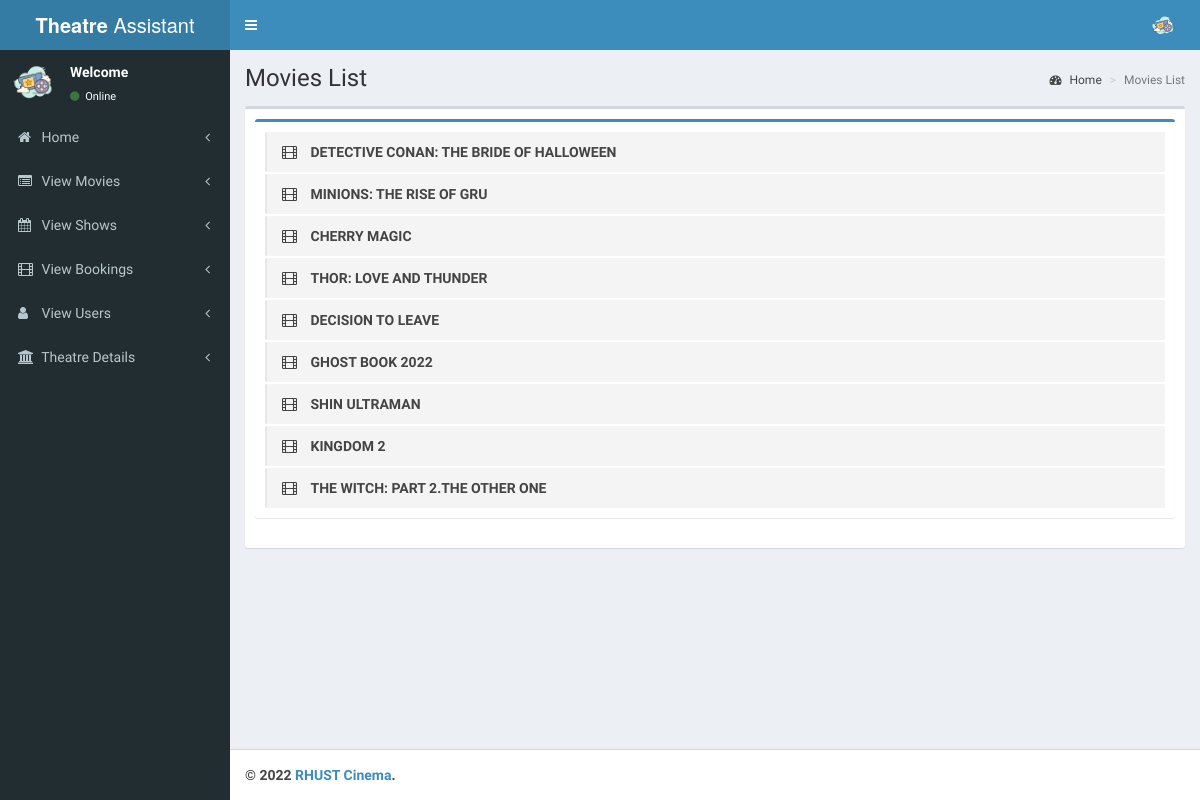
Screenshot of /theatre/pages/view_movies.php (signed in) with the database file from the repository.
### tables this page shows
CREATE TABLE `tbl_movie` (
  `movie_id` int(11) NOT NULL,
  `movie_name` varchar(255) NOT NULL,
  `cast` varchar(500) NOT NULL,
  `desc` varchar(1000) NOT NULL,
  `release_date` date NOT NULL,
  `image` varchar(200) NOT NULL,
  `video_url` varchar(200) NOT NULL,
  `length` int(3) NOT NULL
);

### theatre/pages/view_movies.php (the view, shortened to what this page needs)
<?php
include('header.php');
?>
<div class="content-wrapper">
    <section class="content-header">
        <h1>
            Movies List
        </h1>
        <ol class="breadcrumb">
            <li><a href="index"><i class="fa fa-dashboard"></i> Home</a></li>
            <li class="active">Movies List</li>
        </ol>
    </section>
    <section class="content">
        <div class="box">
            <div class="box-body">
                <div class="box box-primary">
                    <div class="box-body">
                        <ul class="todo-list">
                            <?php
                            $qry7 = mysqli_query($con, "select * from tbl_movie where release_date <= CURDATE()");
                            if (mysqli_num_rows($qry7)) {
                                while ($c = mysqli_fetch_array($qry7)) {
                            ?>
                                    <li>
                                        <span class="handle">
                                            <i class="fa fa-film"></i>
                                        </span>
                                        <span class="text"><?php echo $c['movie_name']; ?></span>
                                    </li>
                            <?php
                                }
                            }
                            ?>
                    </div>
                </div>
            </div>
        </div>
    </section>
</div>
<?php
include('footer.php');
?>

### theatre/pages/footer.php (style rules this page uses)
.content { padding-bottom: 0px !important; }

### rows the page displays
tbl_movie: movie_name "DETECTIVE CONAN: THE BRIDE OF HALLOWEEN"
tbl_movie: movie_name "MINIONS: THE RISE OF GRU"
tbl_movie: movie_name "CHERRY MAGIC"
tbl_movie: movie_name "THOR: LOVE AND THUNDER"
tbl_movie: movie_name "DECISION TO LEAVE"
tbl_movie: movie_name "GHOST BOOK 2022"
tbl_movie: movie_name "SHIN ULTRAMAN"
tbl_movie: movie_name "KINGDOM 2"
tbl_movie: movie_name "THE WITCH: PART 2.THE OTHER ONE"
